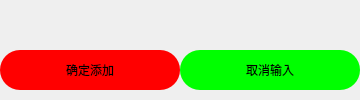
                         <widget class="QFrame" name="frame_43">
                          <property name="minimumSize">
                           <size>
                            <width>0</width>
                            <height>60</height>
                           </size>
                          </property>
                          <property name="maximumSize">
                           <size>
                            <width>16777215</width>
                            <height>100</height>
                           </size>
                          </property>
                          <property name="styleSheet">
                           <string notr="true">QFrame {
	background-color: none;
	border: none;
	border-radius: 20px;
}
</string>
                          </property>
                          <property name="frameShape">
                           <enum>QFrame::StyledPanel</enum>
                          </property>
                          <property name="frameShadow">
                           <enum>QFrame::Raised</enum>
                          </property>
                          <layout class="QHBoxLayout" name="horizontalLayout_22">
                           <property name="spacing">
                            <number>0</number>
                           </property>
                           <property name="leftMargin">
                            <number>0</number>
                           </property>
                           <property name="topMargin">
                            <number>0</number>
                           </property>
                           <property name="rightMargin">
                            <number>0</number>
                           </property>
                           <property name="bottomMargin">
                            <number>10</number>
                           </property>
                           <item alignment="Qt::AlignBottom">
                            <widget class="QFrame" name="frame_44">
                             <property name="styleSheet">
                              <string notr="true">QFrame {
	border: none;
	border-radius: 20px;
}
</string>
                             </property>
                             <property name="frameShape">
                              <enum>QFrame::StyledPanel</enum>
                             </property>
                             <property name="frameShadow">
                              <enum>QFrame::Raised</enum>
                             </property>
                             <layout class="QHBoxLayout" name="horizontalLayout_29">
                              <property name="spacing">
                               <number>0</number>
                              </property>
                              <property name="leftMargin">
                               <number>0</number>
                              </property>
                              <property name="topMargin">
                               <number>0</number>
                              </property>
                              <property name="rightMargin">
                               <number>0</number>
                              </property>
                              <property name="bottomMargin">
                               <number>0</number>
                              </property>
                              <item alignment="Qt::AlignVCenter">
                               <widget class="QPushButton" name="Btn_add_tq_account">
                                <property name="enabled">
                                 <bool>true</bool>
                                </property>
                                <property name="sizePolicy">
                                 <sizepolicy hsizetype="Fixed" vsizetype="Preferred">
                                  <horstretch>0</horstretch>
                                  <verstretch>0</verstretch>
                                 </sizepolicy>
                                </property>
                                <property name="minimumSize">
                                 <size>
                                  <width>180</width>
                                  <height>40</height>
                                 </size>
                                </property>
                                <property name="maximumSize">
                                 <size>
                                  <width>180</width>
                                  <height>40</height>
                                 </size>
                                </property>
                                <property name="styleSheet">
                                 <string notr="true">QPushButton{	
	background-color: rgb(255, 0, 0);
	font: 700 18pt &quot;等线&quot;;
	border-radius: 20px;
}
QPushButton:hover{
	border: 3px solid rgb(255, 200, 0);  
}
QPushButton:pressed{
	color: green;
	border-color: blueviolet;
    background-color: rgb(85, 0, 255);
}
QPushButton:disabled{
	color: rgb(31, 31, 31);
    background-color: rgb(152, 152, 152);
}</string>
                                </property>
                                <property name="text">
                                 <string>确定添加</string>
                                </property>
                                <property name="iconSize">
                                 <size>
                                  <width>20</width>
                                  <height>20</height>
                                 </size>
                                </property>
                                <property name="checkable">
                                 <bool>true</bool>
                                </property>
                                <property name="checked">
                                 <bool>false</bool>
                                </property>
                               </widget>
                              </item>
                             </layout>
                            </widget>
                           </item>
                           <item alignment="Qt::AlignBottom">
                            <widget class="QFrame" name="frame_62">
                             <property name="styleSheet">
                              <string notr="true">QFrame {
	border: none;
	border-radius: 20px;
}
</string>
                             </property>
                             <property name="frameShape">
                              <enum>QFrame::StyledPanel</enum>
                             </property>
                             <property name="frameShadow">
                              <enum>QFrame::Raised</enum>
                             </property>
                             <layout class="QHBoxLayout" name="horizontalLayout_33">
                              <property name="spacing">
                               <number>0</number>
                              </property>
                              <property name="leftMargin">
                               <number>0</number>
                              </property>
                              <property name="topMargin">
                               <number>0</number>
                              </property>
                              <property name="rightMargin">
                               <number>0</number>
                              </property>
                              <property name="bottomMargin">
                               <number>0</number>
                              </property>
                              <item alignment="Qt::AlignVCenter">
                               <widget class="QPushButton" name="Btn_cancel_input_tq_account">
                                <property name="enabled">
                                 <bool>true</bool>
                                </property>
                                <property name="sizePolicy">
                                 <sizepolicy hsizetype="Minimum" vsizetype="Minimum">
                                  <horstretch>0</horstretch>
                                  <verstretch>0</verstretch>
                                 </sizepolicy>
                                </property>
                                <property name="minimumSize">
                                 <size>
                                  <width>180</width>
                                  <height>40</height>
                                 </size>
                                </property>
                                <property name="maximumSize">
                                 <size>
                                  <width>180</width>
                                  <height>40</height>
                                 </size>
                                </property>
                                <property name="styleSheet">
                                 <string notr="true">QPushButton{	
	background-color: rgb(0, 255, 0);
	font: 700 18pt &quot;等线&quot;;
	border-radius: 20px;
}
QPushButton:hover{
	border: 3px solid rgb(255, 200, 0);  
}
QPushButton:pressed{
	color: green;
	border-color: rgb(255, 0, 0);
    background-color: rgb(255, 255, 0);
}
QPushButton:disabled{
	color: rgb(31, 31, 31);
    background-color: rgb(152, 152, 152);
}</string>
                                </property>
                                <property name="text">
                                 <string>取消输入</string>
                                </property>
                                <property name="iconSize">
                                 <size>
                                  <width>19</width>
                                  <height>20</height>
                                 </size>
                                </property>
                               </widget>
                              </item>
                             </layout>
                            </widget>
                           </item>
                          </layout>
                         </widget>
